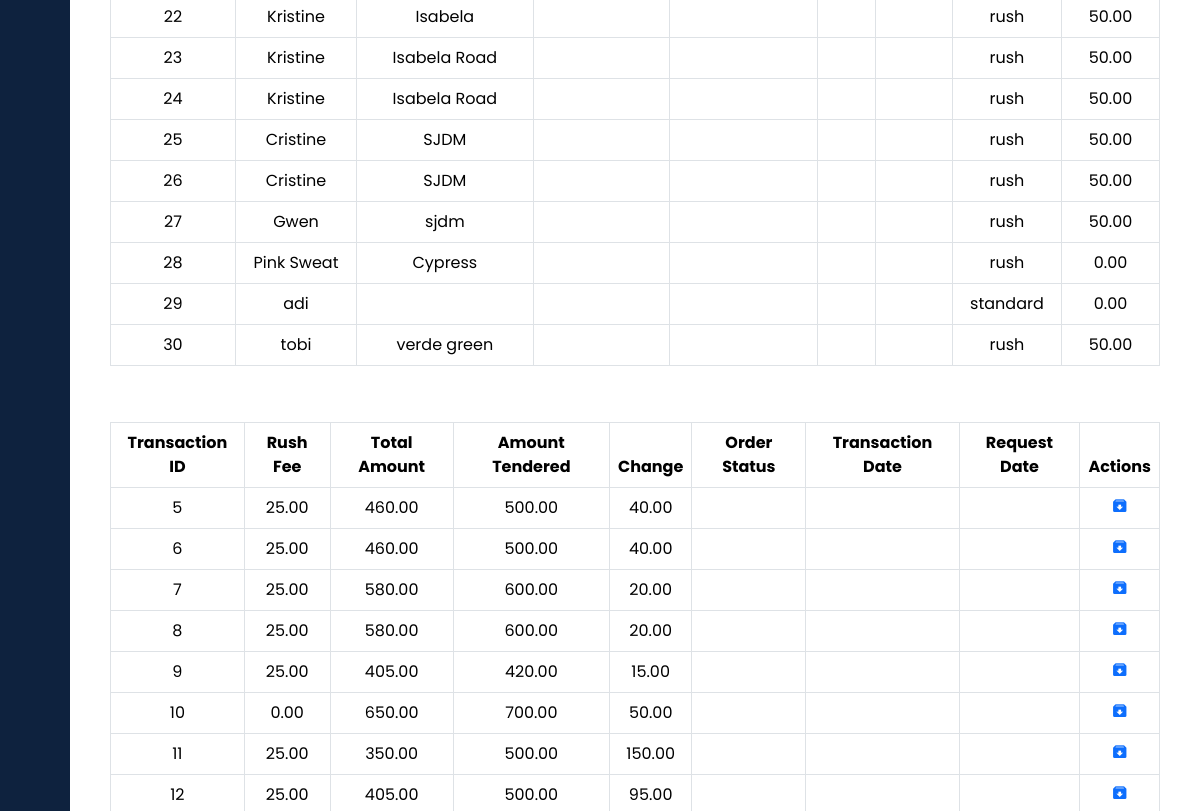
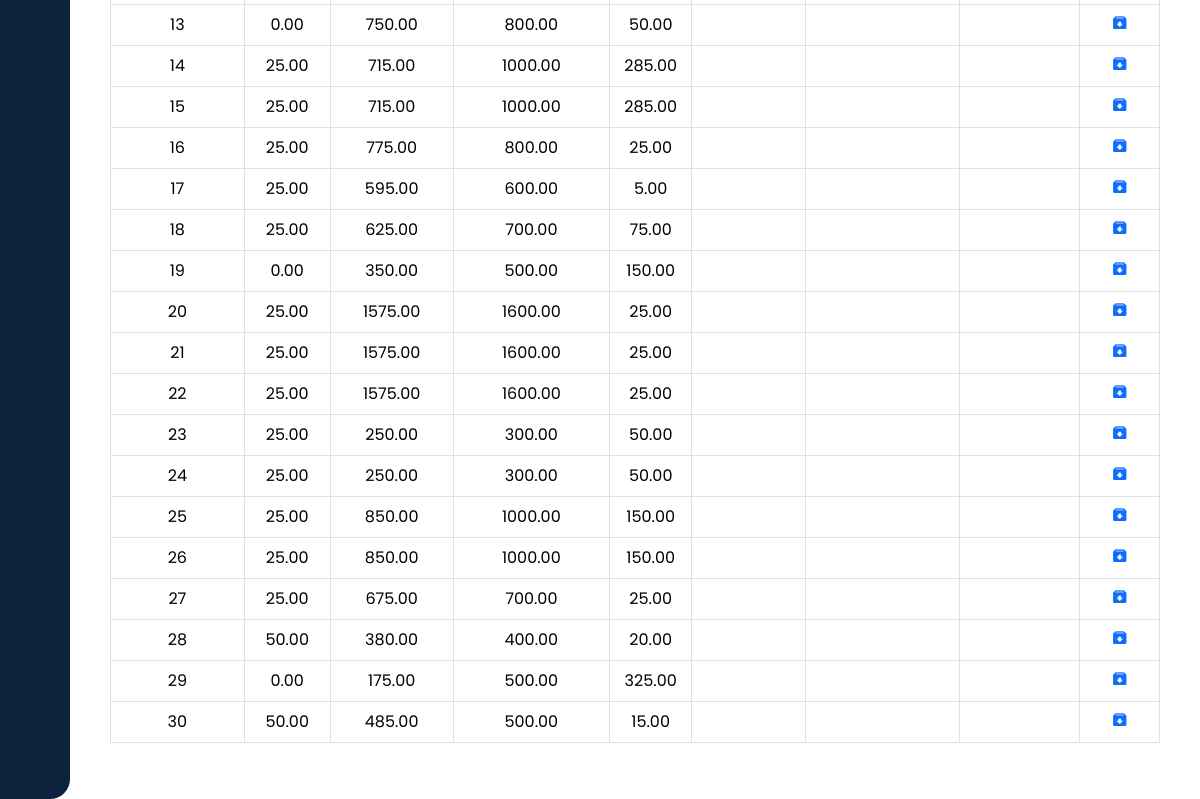
The app's page /transaction/transactions.php (signed in, lower part), older data (2 pictures, top to bottom).
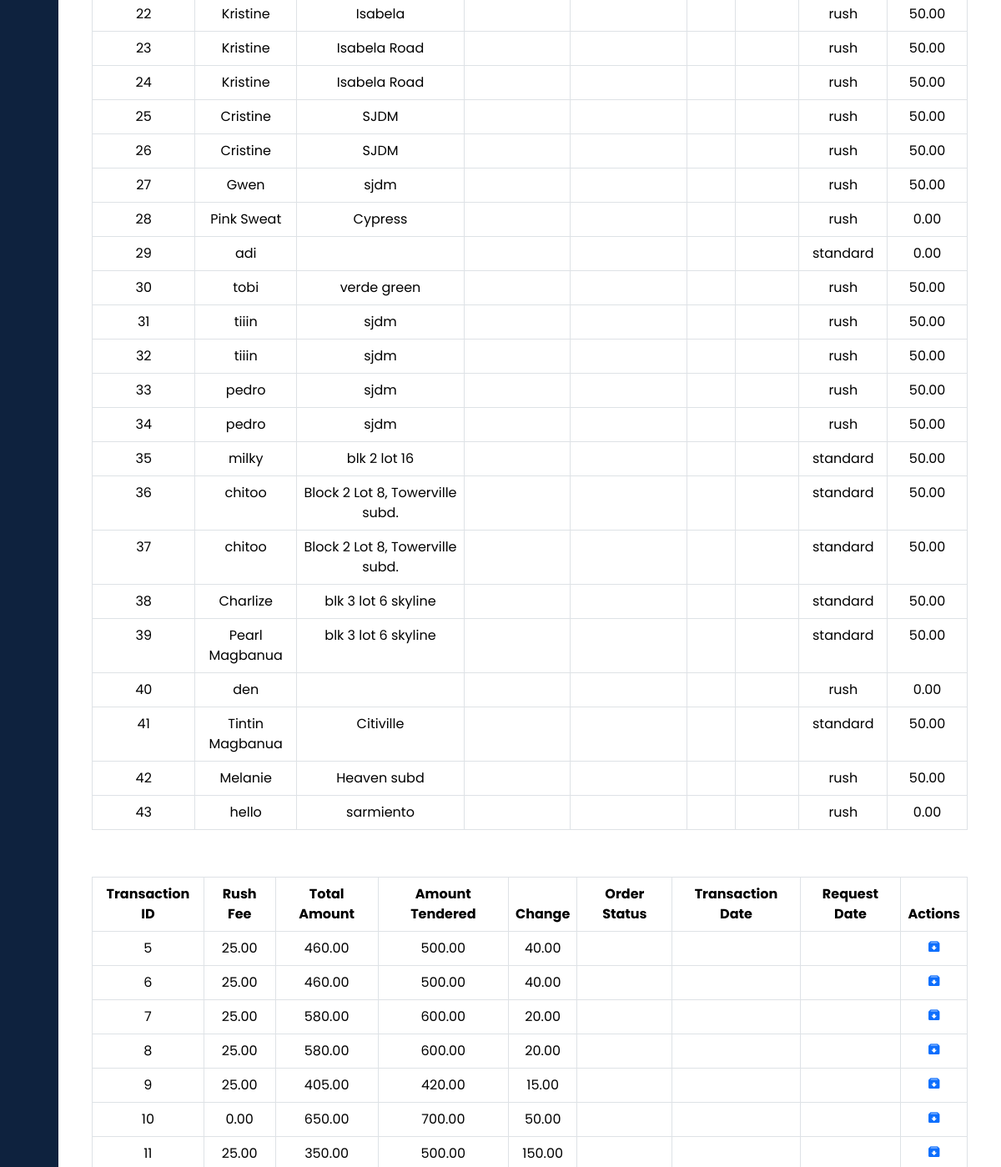
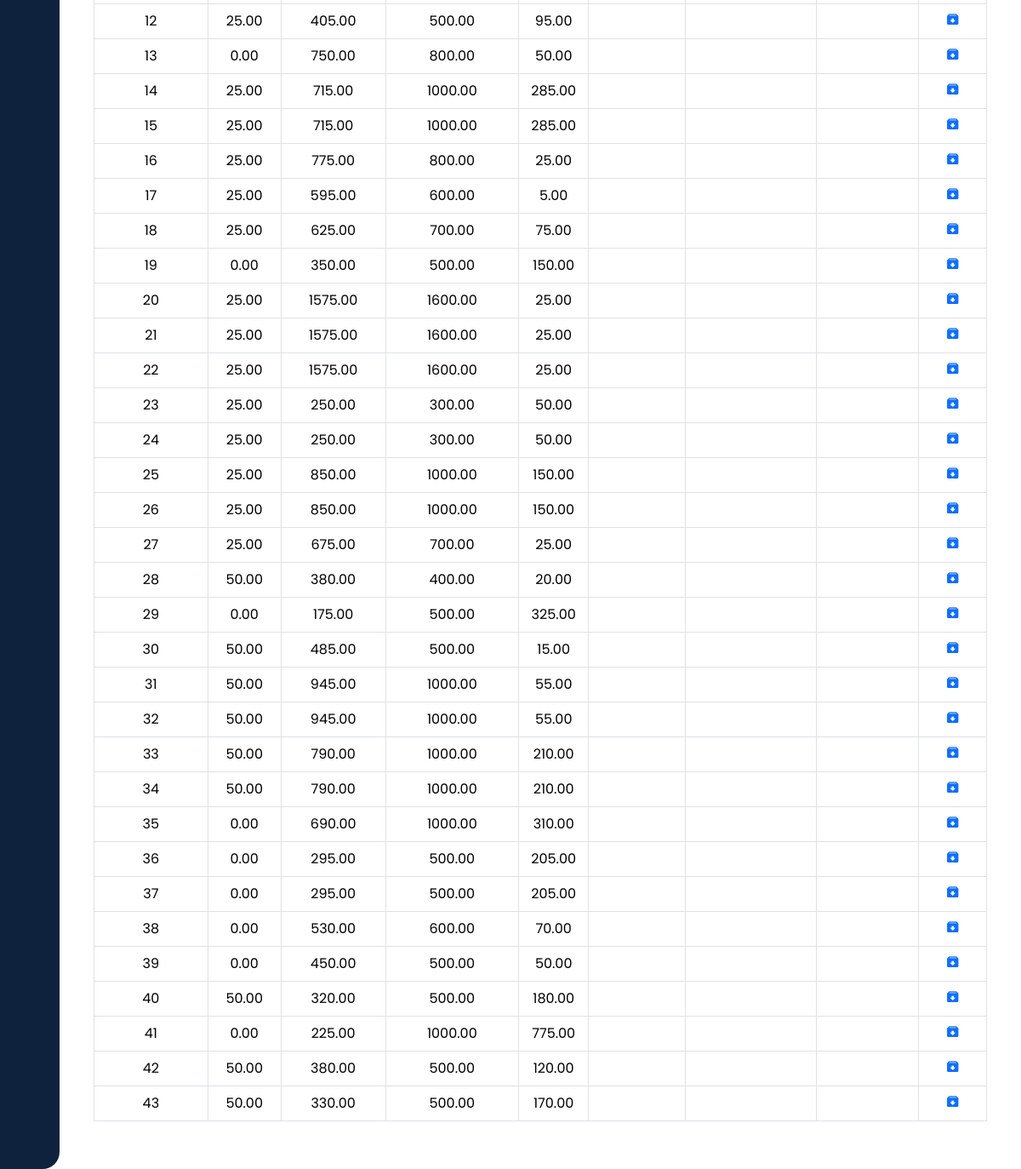
The same page, newer data (2 pictures, top to bottom).
### tables this page shows
CREATE TABLE `transaction` (
  `transaction_id` int(11) NOT NULL,
  `request_id` int(11) DEFAULT NULL,
  `customer_id` int(11) DEFAULT NULL,
  `customer_name` varchar(30) DEFAULT NULL,
  `province` varchar(255) NOT NULL,
  `city` varchar(255) NOT NULL,
  `customer_address` varchar(50) NOT NULL,
  `brgy` varchar(255) NOT NULL,
  `service_option_id` int(100) NOT NULL,
  `service_option_name` varchar(50) NOT NULL,
  `laundry_cycle` enum('standard','rush') NOT NULL,
  `total_amount` decimal(65,2) DEFAULT NULL,
  `delivery_fee` decimal(65,2) DEFAULT NULL,
  `rush_fee` decimal(65,2) DEFAULT NULL,
  `amount_tendered` decimal(65,2) DEFAULT NULL,
  `money_change` decimal(65,2) DEFAULT NULL
);

### transaction/transactions.php (the view, shortened to what the changed rows need)
<?php
require_once('transaction_db.php');
if(isset($_POST['search'])) {
    $search = $con->real_escape_string($_POST['search']);
    $query = "SELECT * FROM transaction WHERE customer_name LIKE '%$search%'
    OR laundry_service_option LIKE '%$search%'
    OR laundry_category_option LIKE '%$search%'";
} else {
    $query = "SELECT * FROM transaction";
}
$result = mysqli_query($con, $query);
$data = [];
if ($result->num_rows > 0) {
    while ($row = $result->fetch_assoc()) {
        $data[] = $row;
    }
}
?>
<!DOCTYPE html>
<html lang="en">
<head>
    <link rel="stylesheet" href="transactions.css">
    <link rel="stylesheet" href="https://cdnjs.cloudflare.com/ajax/libs/font-awesome/5.15.3/css/all.min.css"
>
    <link href="https://cdn.jsdelivr.net/npm/bootstrap@5.3.3/dist/css/bootstrap.min.css" rel="stylesheet"
>
    <link href='https://unpkg.com/boxicons@2.1.4/css/boxicons.min.css' rel='stylesheet'>
    <link href="https://cdn.lineicons.com/4.0/lineicons.css" rel="stylesheet" />
</head>
<body>
    <div class="wrapper">
        <div class="main-content">
            <div class="table-container">
                <table class="table table-bordered text-center">
                    <tbody>
                        <?php
                        if (!empty($data)) {
                            foreach ($data as $row) {
                                echo "<tr>";
                                echo "<td data-label='Transaction ID'>" . $row["transaction_id"] . "</td>";
                                echo "<td data-label='Customer Name'>" . $row["customer_name"] . "</td>";
                                echo "<td data-label='Customer Address'>" . $row["customer_address"] . "</td>";
                                echo "<td data-label='Laundry Service Option'>" . $row["laundry_service_option"] . "</td>";
                                echo "<td data-label='Laundry Category Option'>" . $row["laundry_category_option"] . "</td>";
                                echo "<td data-label='Price'>" . $row["price"] . "</td>";
                                echo "<td data-label='Weight'>" . $row["weight"] . "</td>";
                                echo "<td data-label='Laundry Cycle'>" . $row["laundry_cycle"] . "</td>";
                                echo "<td data-label='Delivery Fee'>" . $row["delivery_fee"] . "</td>";
                                echo "</tr>";
                            }
                        } else {
                            echo "<tr><td colspan='15'>No transaction found.</td></tr>";
                        }
                        ?>
                    </tbody>
                </table>
            </div>
            <div class="table-container">
                <table class="table table-bordered text-center">
                    <thead>
                        <tr class="bg-dark text-white">
                            <th>Transaction ID</th>
                            <th>Rush Fee</th>
                            <th>Total Amount</th>
                            <th>Amount Tendered</tH>
                            <th>Change</th>
                            <th>Order Status</th>
                            <th>Transaction Date</th>
                            <th>Request Date</th>
                            <th>Actions</th>
                        </tr>
                    </thead>
                    <tbody>
                        <?php
                        if (!empty($data)) {
                            foreach ($data as $row) {
                                echo "<tr>";
                                echo "<td data-label='Transaction ID'>" . $row["transaction_id"] . "</td>";
                                echo "<td data-label='Rush Fee'>" . $row["rush_fee"] . "</td>";
                                echo "<td data-label='Total Amount'>" . $row["total_amount"] . "</td>";
                                echo "<td data-label='Amount Tendered'>" . $row["amount_tendered"] . "</td>";
                                echo "<td data-label='Change'>" . $row["money_change"] . "</td>";
                                echo "<td data-label='Order Status'>" . $row["order_status"] . "</td>";
                                echo "<td data-label='Transaction Date'>" . $row["transaction_date"] . "</td>";
                                echo "<td data-label='Request Date'>" . $row["request_date"] . "</td>";
                                echo "<td data-label='Actions'>
                                <a href='javascript:void(0);' class='archive-btn'
                                  data-id='" . $row['transaction_id'] . "'
                                  data-name='" . $row['customer_name'] . "'
                                  data-service='" . $row['laundry_service_option'] . "'
                                  data-category='" . $row['laundry_category_option'] . "'
                                  data-price='" . $row['price'] . "'
                                  data-weight='" . $row['weight'] . "'
                                  data-cycle='" . $row['laundry_cycle'] . "'
                                  data-delivery='" . $row['delivery_fee'] . "'
                                  data-rush='" . $row['rush_fee'] . "'
                                  data-amount='" . $row['total_amount'] . "'
                                  data-change='" . $row['money_change'] . "'
                                  data-status='" . $row['order_status'] . "'
                                  data-transactiondate='" . $row['transaction_date'] . "'
                                  data-requestdate='" . $row['request_date'] . "'>
                                   <i class='bx bxs-archive-in'></i>
                                </a>
                            </td>";
                                echo "</tr>";
                            }
                        } else {
                            echo "<tr><td colspan='15'>No transaction found.</td></tr>";
                        }
                        ?>
                    </tbody>
                </table>
            </div>
        </div>
    </div>
</body>
</html>

Row changes from the older to the newer data that the page shows:
added transaction: transaction_id "31", customer_name "tiiin", customer_address "sjdm", laundry_cycle "rush", delivery_fee "50.00", rush_fee "50.00", total_amount "945.00", amount_tendered "1000.00", money_change "55.00"
added transaction: transaction_id "32", customer_name "tiiin", customer_address "sjdm", laundry_cycle "rush", delivery_fee "50.00", rush_fee "50.00", total_amount "945.00", amount_tendered "1000.00", money_change "55.00"
added transaction: transaction_id "33", customer_name "pedro", customer_address "sjdm", laundry_cycle "rush", delivery_fee "50.00", rush_fee "50.00", total_amount "790.00", amount_tendered "1000.00", money_change "210.00"
added transaction: transaction_id "34", customer_name "pedro", customer_address "sjdm", laundry_cycle "rush", delivery_fee "50.00", rush_fee "50.00", total_amount "790.00", amount_tendered "1000.00", money_change "210.00"
added transaction: transaction_id "35", customer_name "milky", customer_address "blk 2 lot 16", laundry_cycle "standard", delivery_fee "50.00", rush_fee "0.00", total_amount "690.00", amount_tendered "1000.00", money_change "310.00"
added transaction: transaction_id "36", customer_name "chitoo", customer_address "Block 2 Lot 8, Towerville subd.", laundry_cycle "standard", delivery_fee "50.00", rush_fee "0.00", total_amount "295.00", amount_tendered "500.00", money_change "205.00"
added transaction: transaction_id "37", customer_name "chitoo", customer_address "Block 2 Lot 8, Towerville subd.", laundry_cycle "standard", delivery_fee "50.00", rush_fee "0.00", total_amount "295.00", amount_tendered "500.00", money_change "205.00"
added transaction: transaction_id "38", customer_name "Charlize", customer_address "blk 3 lot 6 skyline", laundry_cycle "standard", delivery_fee "50.00", rush_fee "0.00", total_amount "530.00", amount_tendered "600.00", money_change "70.00"
added transaction: transaction_id "39", customer_name "Pearl Magbanua", customer_address "blk 3 lot 6 skyline", laundry_cycle "standard", delivery_fee "50.00", rush_fee "0.00", total_amount "450.00", amount_tendered "500.00", money_change "50.00"
added transaction: transaction_id "40", customer_name "den", laundry_cycle "rush", delivery_fee "0.00", rush_fee "50.00", total_amount "320.00", amount_tendered "500.00", money_change "180.00"
added transaction: transaction_id "41", customer_name "Tintin Magbanua", customer_address "Citiville", laundry_cycle "standard", delivery_fee "50.00", rush_fee "0.00", total_amount "225.00", amount_tendered "1000.00", money_change "775.00"
added transaction: transaction_id "42", customer_name "Melanie", customer_address "Heaven subd", laundry_cycle "rush", delivery_fee "50.00", rush_fee "50.00", total_amount "380.00", amount_tendered "500.00", money_change "120.00"
added transaction: transaction_id "43", customer_name "hello", customer_address "sarmiento", laundry_cycle "rush", delivery_fee "0.00", rush_fee "50.00", total_amount "330.00", amount_tendered "500.00", money_change "170.00"
